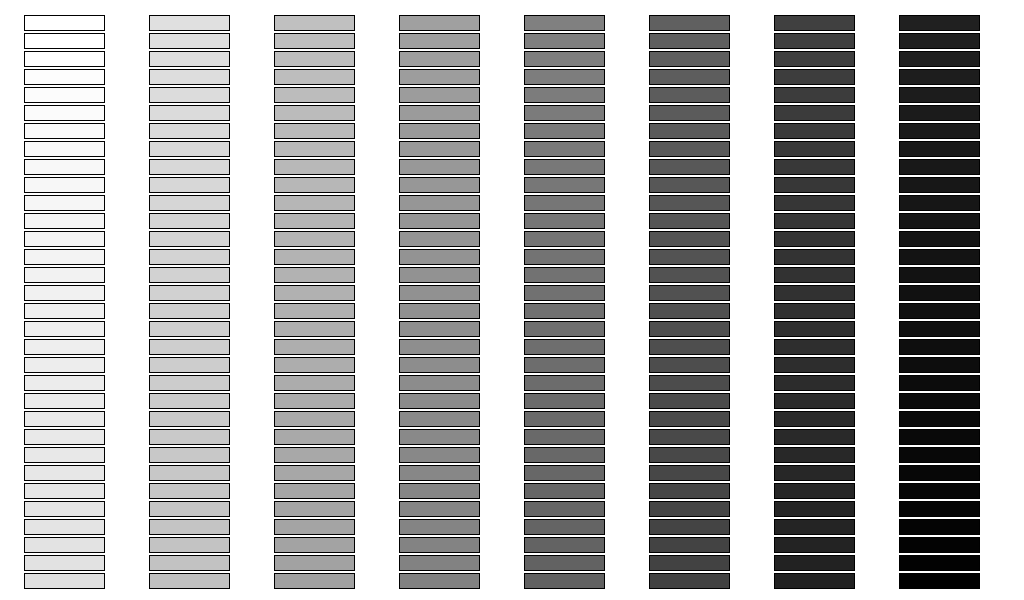
Frame 1 (no input)
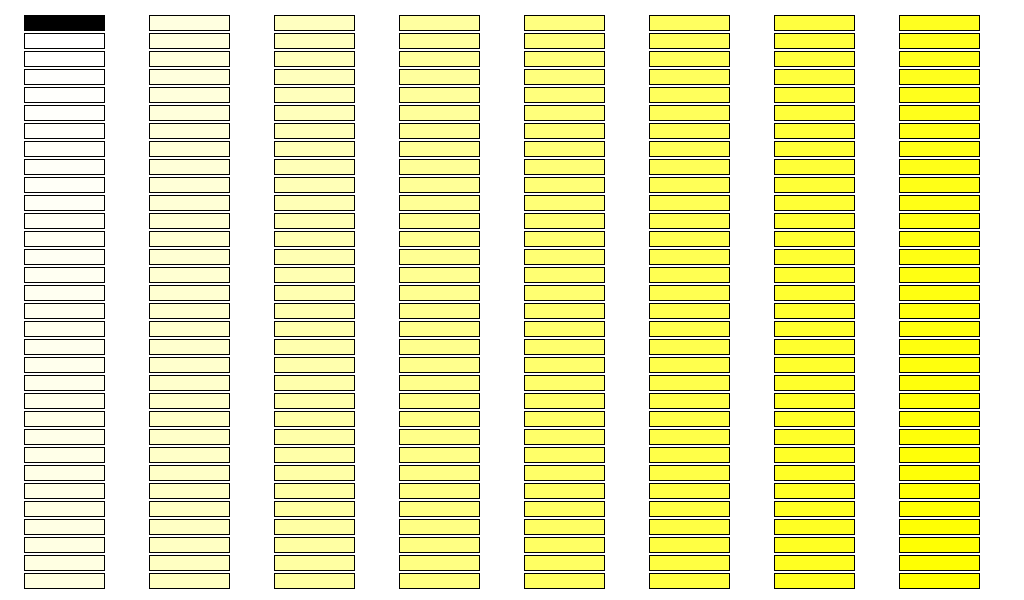
Frame 2 (the mouse pressed at the canvas centre, redrawn once)

The Processing sketch that drew these frames (run headless with seeded random() and noise(); the mouse was pressed at the canvas centre and the sketch redrawn once):

// Processing sketch: processing_100843
// ── processing_100843.pde

// escala_de_grises

int ix = 0;
int iy= 0;
int grey = 256;
void setup() {
  size(1024, 600);
  background(255);
  noLoop();
}


void draw() {


// Greyscale SWATCHES 8 columns, 32 rows

for (int ix = 24; ix<width; ix+=125) {
for (int iy = 15; iy < 590; iy+=18)
{
rect(ix,iy,80,15);
// grey value decreases by 1
grey--;
println(grey);
fill(grey);
}
   }

}
